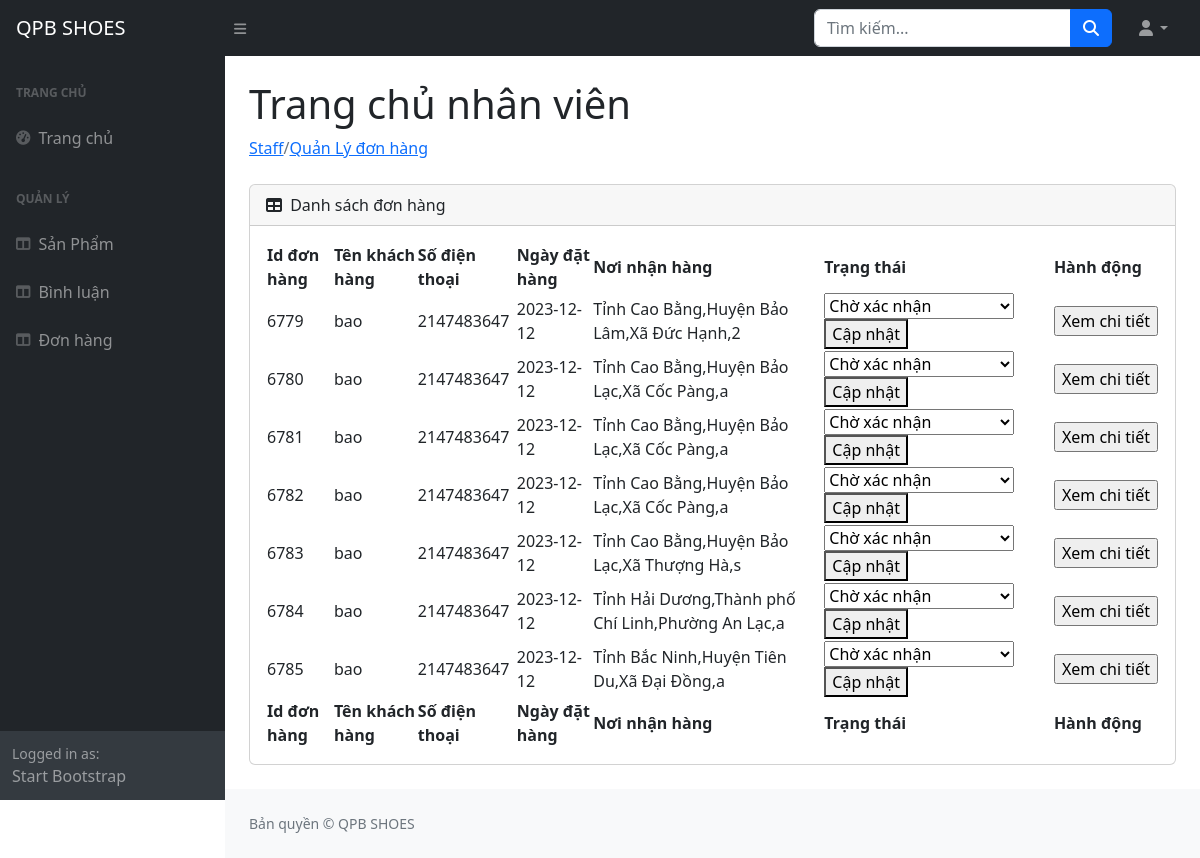
/admin_staff/index.php?act=listdonhang (signed in), run on the app's committed database.
### tables this page shows
CREATE TABLE `donhang` (
  `IdDonHang` int(11) NOT NULL,
  `NgayDatHang` date NOT NULL,
  `TongTien` float NOT NULL,
  `TrangThai` int(11) NOT NULL DEFAULT 0,
  `IdTaiKhoan` int(11) NOT NULL,
  `SoLuongSp` int(11) NOT NULL DEFAULT 1,
  `DiaChiDat` varchar(200) NOT NULL,
  `HoVaTen` varchar(255) DEFAULT NULL,
  `SoDienThoai` int(10) DEFAULT NULL,
  `Email` varchar(255) DEFAULT NULL
);

CREATE TABLE `taikhoan` (
  `IdTaiKhoan` int(11) NOT NULL,
  `TenTaiKhoan` varchar(255) NOT NULL,
  `MatKhau` varchar(255) NOT NULL,
  `HoTen` varchar(255) NOT NULL,
  `DiaChi` varchar(255) DEFAULT NULL,
  `Email` varchar(255) NOT NULL,
  `SoDienThoai` int(10) NOT NULL,
  `avatarUser` varchar(255) NOT NULL,
  `role` int(11) NOT NULL DEFAULT 0,
  `TrangThai` int(11) NOT NULL
);

### model/pdo.php (called while the page is built, shortened)
<?php
function pdo_get_connection()
{
    $servername = "localhost";
    $username = "root";
    $password = "";
    try {
        $conn = new PDO("mysql:host=$servername;dbname=pro1014-websitebangiaypoly-nhom12", $username, $password);
        $conn->setAttribute(PDO::ATTR_ERRMODE, PDO::ERRMODE_EXCEPTION);
        return $conn;
    } catch (PDOException $e) {
        echo "Connection failed: " . $e->getMessage();
    }
}
function pdo_query($sql)
{
    $sql_args = array_slice(func_get_args(), 1);
    try {
        $conn = pdo_get_connection();
        $stmt = $conn->prepare($sql);
        $stmt->execute($sql_args);
        $rows = $stmt->fetchAll();
        return $rows;
    } catch (PDOException $e) {
        throw $e;
    } finally {
        unset($conn);
    }
}
?>

### model/thongke.php (called while the page is built, shortened)
<?php
function loadthongke_donhang()
{
    $sql = "SELECT a.*,b.*,a.TrangThai as tt from donhang as a join taikhoan as b on a.IdTaiKhoan = b.IdTaiKhoan ORDER BY a.NgayDatHang DESC;
    ";
    $listthongkedonhang = pdo_query($sql);
    return $listthongkedonhang;
}
?>

### admin_staff/donhang/listdonhang.php (the view)
/<a href="index.php?act=listdanhmuc">Quản Lý đơn hàng</a></li>
</ol>
<div class="card mb-4">
    <div class="card-header">
        <i class="fas fa-table me-1"></i>
        Danh sách đơn hàng
    </div>
    <div class="card-body">
        <table id="datatablesSimple">
            <thead>
                <tr>
                    <th>Id đơn hàng</th>
                    <th>Tên khách hàng</th>
                    <th>Số điện thoại</th>
                    <th>Ngày đặt hàng</th>
                    <th>Nơi nhận hàng</th>
                    <th>Trạng thái</th>
                    <th>Hành động</th>
                </tr>
            </thead>
            <tfoot>
                <tr>
                    <th>Id đơn hàng</th>
                    <th>Tên khách hàng</th>
                    <th>Số điện thoại</th>
                    <th>Ngày đặt hàng</th>
                    <th>Nơi nhận hàng</th>
                    <th>Trạng thái</th>
                    <th>Hành động</th>
                </tr>
            </tfoot>
            <tbody>
                <?php
                foreach ($listdonhang as $key) {
                    extract($key);
                    $chitietdonhang = "index.php?act=chitietdonhang&IdChiTietDonHang=" . $IdDonHang;
                    echo '<tr>
            <td>' . $IdDonHang . '</td>
            <td>' . $TenTaiKhoan . '</td>
            <td>' . $SoDienThoai . ' </td>
            <td>' . $NgayDatHang . '</td>
            <td>' . $DiaChiDat . '</td>
            <td>
            <form method="post" action="index.php?act=updatetrangthai&IdDonHang=' . $IdDonHang . '">
                <select name="luachon" >
                    <option value ="0" ' . ($tt == 0 ? 'selected' : 'disabled') . '>Chờ xác nhận</option>
                    <option value ="1" ' . ($tt == 1 ? 'selected' : ($tt > 1 ? 'disabled' : '')) . '>Đã xác nhận</option>
                    <option value ="2" ' . ($tt == 2 ? 'selected' : ($tt > 2 ? 'disabled' : '')) . '>Đang giao hàng</option>
                    <option value ="3" ' . ($tt == 3 ? 'selected' : ($tt > 3 ? 'disabled' : '')) . '>Giao hàng thành công</option>
                    <option value ="4" ' . (($tt == 2 || $tt == 3) ? 'disabled' : ($tt == 4 ? 'selected' : '')) . '>Hủy</option>
                </select>'; ?>
                    <button type="submit" name="capnhat" onclick="return confirm('Bạn có chắc chắn thay đổi trạng thái đơn hàng?')">Cập
                        nhật</button>
                    <?php
                    echo '
            </form>
        </td>
            <td>
                <a href="' . $chitietdonhang . '"><input type="submit" value="Xem chi tiết">
            </td>
          </tr>';
                }
                ?>
            </tbody>
        </table>
    </div>
</div>
</main>

### data on the page
donhang: IdDonHang "6779", IdTaiKhoan.TenTaiKhoan "bao", IdTaiKhoan.SoDienThoai "2147483647", NgayDatHang "2023-12-12", DiaChiDat "Tỉnh Cao Bằng,Huyện Bảo Lâm,Xã Đức Hạnh,2", luachon "Chờ xác nhận"
donhang: IdDonHang "6780", IdTaiKhoan.TenTaiKhoan "bao", IdTaiKhoan.SoDienThoai "2147483647", NgayDatHang "2023-12-12", DiaChiDat "Tỉnh Cao Bằng,Huyện Bảo Lạc,Xã Cốc Pàng,a", luachon "Chờ xác nhận"
donhang: IdDonHang "6781", IdTaiKhoan.TenTaiKhoan "bao", IdTaiKhoan.SoDienThoai "2147483647", NgayDatHang "2023-12-12", DiaChiDat "Tỉnh Cao Bằng,Huyện Bảo Lạc,Xã Cốc Pàng,a", luachon "Chờ xác nhận"
donhang: IdDonHang "6782", IdTaiKhoan.TenTaiKhoan "bao", IdTaiKhoan.SoDienThoai "2147483647", NgayDatHang "2023-12-12", DiaChiDat "Tỉnh Cao Bằng,Huyện Bảo Lạc,Xã Cốc Pàng,a", luachon "Chờ xác nhận"
donhang: IdDonHang "6783", IdTaiKhoan.TenTaiKhoan "bao", IdTaiKhoan.SoDienThoai "2147483647", NgayDatHang "2023-12-12", DiaChiDat "Tỉnh Cao Bằng,Huyện Bảo Lạc,Xã Thượng Hà,s", luachon "Chờ xác nhận"
donhang: IdDonHang "6784", IdTaiKhoan.TenTaiKhoan "bao", IdTaiKhoan.SoDienThoai "2147483647", NgayDatHang "2023-12-12", DiaChiDat "Tỉnh Hải Dương,Thành phố Chí Linh,Phường An Lạc,a", luachon "Chờ xác nhận"
donhang: IdDonHang "6785", IdTaiKhoan.TenTaiKhoan "bao", IdTaiKhoan.SoDienThoai "2147483647", NgayDatHang "2023-12-12", DiaChiDat "Tỉnh Bắc Ninh,Huyện Tiên Du,Xã Đại Đồng,a", luachon "Chờ xác nhận"
